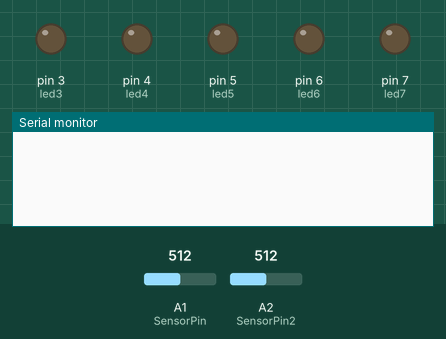
A sketch run on a simulated Arduino Uno, built with avr-gcc and run on an emulated ATmega328P. On the bench: output pins drawn as LEDs (lit = HIGH), the last lines printed to the serial monitor. The inputs (shaded band) are chosen by the test bench; at power-on: A1 (SensorPin) = 512, A2 (SensorPin2) = 512.

Above: at 1.2 s.
1.3 s: A1 (SensorPin) set to 240
At 2.5 s:
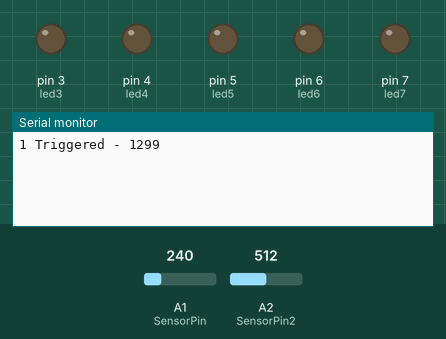
2.8 s: A2 (SensorPin2) set to 90
At 3.6 s:
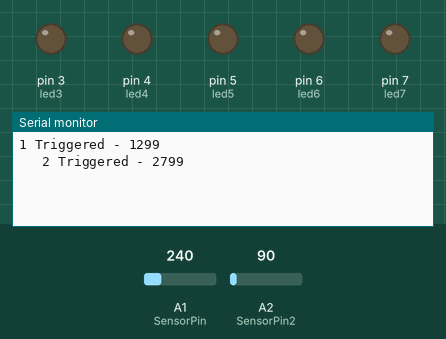

Measured:
- after the input at 1.3 s, the serial monitor: prints a new line at once (image 1)
- after the input at 2.8 s, the serial monitor: prints a new line at once (image 2)

The sketch:

2LDR_DirectionSense_v4.ino
```cpp
/*
  Code to sense direction of movement using 2 LDRs.
    written by Sudhu Tewari and Destinee Bailey for Interface Fall 2019
*/

unsigned long startCounter = 0;

const int  SensorPin = A1; //LEFT
//const int ledPin = 9;

//onst int  SensorPin2 = A3;
const int  SensorPin2 = A2;   //RIGHT
//const int ledPin2 = 11;

int sensorState = 0;
int lastSensorState = 0;
int sensorRead = 0;
int trig = 0;
int trig1time = 0;

int sensorState2 = 0;
int lastSensorState2 = 0;
int sensorRead2 = 0;
int trig2 = 0;
int trig2time = 0;

long timedif = 0;
long lasttimedif = 0;
int dir = 0;

int thresh1 = 250;  //trigger threshold for sensor 1 - left  - Destinee's original val = 20
int thresh2 = 100;  //trigger threshold for sensor 2 - right - Destinee's original val = 20

//long now = 0;
//long interval = 1000;   // time to wait for second trigger
//long intervalTest = 0;

const int led1 = 1;
const int led2 = 2;
const int led3 = 3;
const int led4 = 4;
const int led5 = 5;
const int led6 = 6;
const int led7 = 7;

int timer = 10;

void setup()
{
  pinMode(SensorPin, INPUT);
  pinMode(SensorPin2, INPUT);
  //pinMode(led1, OUTPUT);
  //pinMode(led2, OUTPUT);
  pinMode(led3, OUTPUT);
  pinMode(led4, OUTPUT);
  pinMode(led5, OUTPUT);
  pinMode(led6, OUTPUT);
  pinMode(led7, OUTPUT);
  Serial.begin(9600);
}


void loop()
{
  sensorRead = analogRead(SensorPin);
  sensorRead2 = analogRead(SensorPin2);
//  // Sensor debug ---------------
//  Serial.print("sensor 1 (LEFT) = ");
//  Serial.print(sensorRead);
//  Serial.print("\t \t sensor 2 (RIGHT) = ");
//  Serial.println(sensorRead2);

  //  Adjustments for Dr. Sudhu's setup
  //    Sensor 1 LEFT   HIGH = 600  LOW = 30  THRESHOLD1 = 200
  //    Sensor 2 RIGHT  HIGH = 150  LOW = 10  THRESHOLD2 = 100

  if(sensorRead < thresh1)
  {
    sensorState = HIGH; //HIGH is when the sensor is triggered not when the sensor value is high
    //digitalWrite(led7, HIGH);
  }
  else{
    sensorState = LOW;
    //digitalWrite(led7, LOW);
  }

  if(sensorRead2 < thresh2)
  {
    sensorState2 = HIGH; //HIGH is when the sensor is triggered not when the sensor value is high
    //digitalWrite(led3, HIGH);
  }
  else
  {
    sensorState2 = LOW;
    //digitalWrite(led3, LOW);
  }
//======== sensor 1 ==========================================
  if (sensorState != lastSensorState)
  {
    if (sensorState == HIGH)
    {
      trig = HIGH;
      trig1time = millis();
      Serial.print("1 Triggered - ");
      trig1time = millis();
      Serial.println(trig1time);
    }
    //delay(5);
  }
    lastSensorState = sensorState;
// ============================================================


// ======== sensor 2 ==========================================
    if (sensorState2 != lastSensorState2)
  {
    //Serial.print("change detected on 2");
    if (sensorState2 == HIGH)
    {
      trig2 = HIGH;
      trig2time = millis();
      Serial.print("\t 2 Triggered - ");
      Serial.println(trig2time);
    }
    //delay(5);
  }
    lastSensorState2 = sensorState2;
// ============================================================

// == Time Difference Calculation =============================
  timedif = trig1time - trig2time;

  if (timedif != lasttimedif){
      //    // Still something not quite right happening if only one sensor gets triggered
      //
      //    Serial.print("lasttimedif: ");
      //    Serial.print(lasttimedif);
      //    Serial.print("\t \t \t timedif: " );
      //    Serial.println(timedif );

      // if time between triggers is too long: IGNORE
      if (abs(timedif) > 400) {
        timedif = 0;
        //dir = 0;
        //Serial.println("\t too long - timedif = 0");
      }

      if (timedif > 0){
      //moving to the LEFT!
       Serial.print("\t\t\t <------");
       Serial.println("LEFT moving");
       dir = 1;  // use to set state for different led patterns or motor directions
      }

      if (timedif < 0){
      //moving to the RIGHT!
       Serial.print("\t\t\t\t\t moving RIGHT");
       Serial.println("--------->");
       dir = 3;   // use to set state for different led patterns or motor directions
      }
    } else {
      //no change
    }

   lasttimedif = timedif;

// ============================================================

// = LEFT CODE ================================================

  if(dir == 1){
    // put left code here
      for (int thisPin = 3; thisPin < 8; thisPin++) {
        digitalWrite(thisPin, HIGH);
        delay(100);
        digitalWrite(thisPin, LOW);
    }
    dir = 0; // resets dir so this code only runs once
  }

// ============================================================

// = RIGHT CODE ================================================

  if (dir == 3){
    for (int thisPin = 7; thisPin >= 3; thisPin--) {
      digitalWrite(thisPin, HIGH);
      delay(100);
      digitalWrite(thisPin, LOW);
    }
    dir = 0; // resets dir so this code only runs once
  }

// ============================================================


// = END VOID LOOP =====================================================
}
// =========================================================
// =====================================================
// =================================================
// =============================================
// =========================================
```
